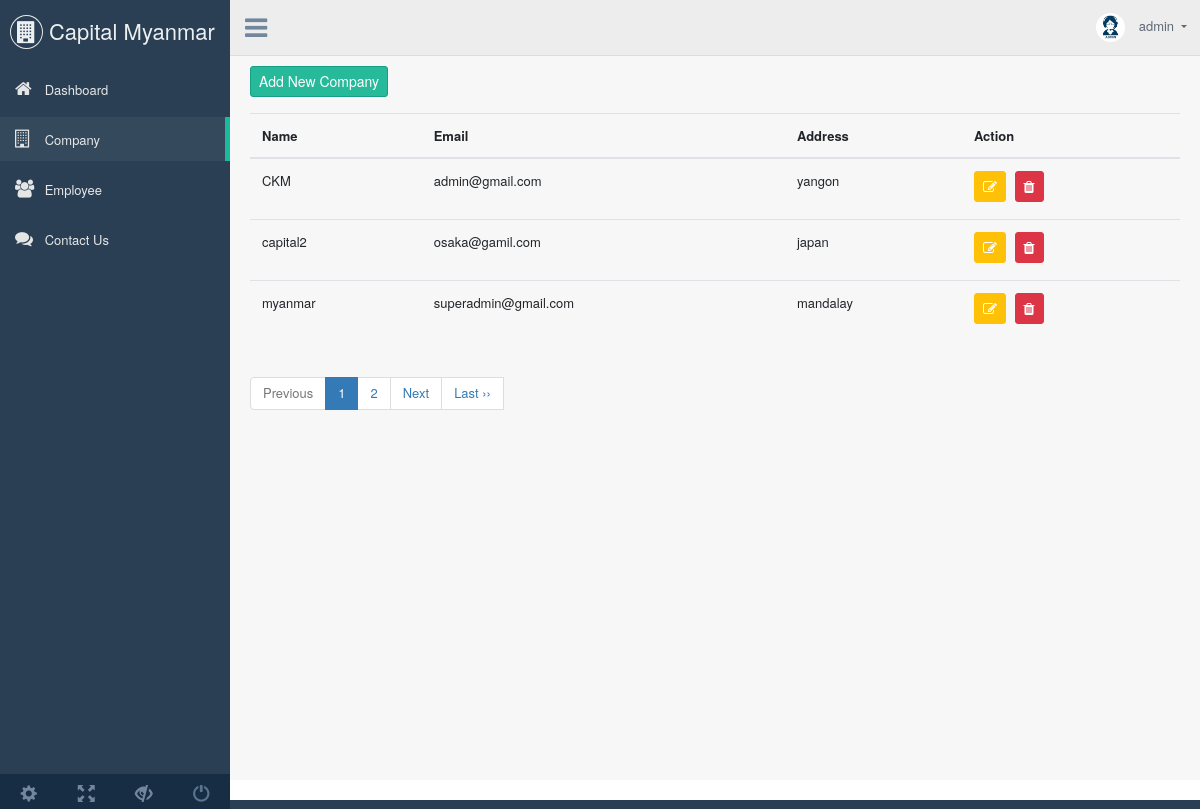
The page /company.php (signed in) on the database its author committed.
### tables this page shows
CREATE TABLE IF NOT EXISTS `company` (
  `comId` int(11) NOT NULL AUTO_INCREMENT,
  `company` varchar(255) NOT NULL DEFAULT '0',
  `email` varchar(255) NOT NULL DEFAULT '0',
  `address` varchar(255) NOT NULL DEFAULT '0',
  PRIMARY KEY (`comId`)
);

### common.php (called while the page is built, shortened)
<?php
    class Common {
        public $con;
        function __construct()
        {
            $this->con = new PDO(DSN, ROOT, ROOT_PASS);
        }
        function getAll($query, $param = []) {
            $data = $this->con->prepare($query);
            $data->execute($param);
            $data = $data->fetchAll(PDO::FETCH_ASSOC);
            return $data;
        }
    }
?>

### pagination/pagination_start.php (called while the page is built, shortened)
<?php
    if (isset($_GET['page_no']) && $_GET['page_no']!="") {
        $page_no = $_GET['page_no'];
    }
    else {
        $page_no = 1;
    }
    $total_records_per_page = 3;
    $offset = ($page_no-1) * $total_records_per_page;
?>

### company.php (the view, shortened to what this page needs)
<?php
  include 'common.php';
?>
<?php
  $data = new Common();
?>
<?php include 'header.php'?>
<?php include 'sidebar.php' ?>
<?php include 'top_nav.php' ?>
<?php
    require_once('pagination/pagination_start.php');
      $table = 'company';
      $query = $data->getAll("SELECT * FROM $table");
      $ddata = $data->getAll("SELECT * FROM $table LIMIT $offset, $total_records_per_page");
?>
<div class="right_col" role="main">
  <a href="add_company.php" class="btn btn-success btn-sm mb-3">Add New Company</a>
  <table class="table">
    <thead>
      <tr>
        <th>Name</th>
        <th>Email</th>
        <th>Address</th>
        <th>Action</th>
      </tr>
    </thead>
    <tbody>
        <?php foreach($ddata as $row) :?>
        <tr>
        <td><?= $row['company']; ?></td>
        <td><?= $row['email']; ?></td>
        <td><?= $row['address']; ?></td>
        <td>
          <a href="editCompany.php?edit=<?= $row['comId']?>" class="btn btn-warning btn-sm"><i class="fa fa-edit"></i></a>
          <a href="deleteCompany.php?delete=<?= $row['comId']?>" class="btn btn-danger btn-sm"><i class="fa fa-trash"></i></a>
        </td>
        </tr>
        <?php endforeach;?>
    </tbody>
  </table>
  <ul class="pagination">
      <?php
          include_once('pagination/pagination.php');
      ?>
  </ul>
</div>
<?php include 'footer.php'?>

### build/css/pagination.css (style rules this page uses)
.pagination { display: inline-block; padding-left: 0; margin: 20px 0; border-radius: 4px; }

### rows shown on the page
company: company "CKM", email "admin@gmail.com", address "yangon"
company: company "capital2", email "osaka@gamil.com", address "japan"
company: company "myanmar", email "superadmin@gmail.com", address "mandalay"

### other values the page prints
$_SESSION['user'] "admin"
